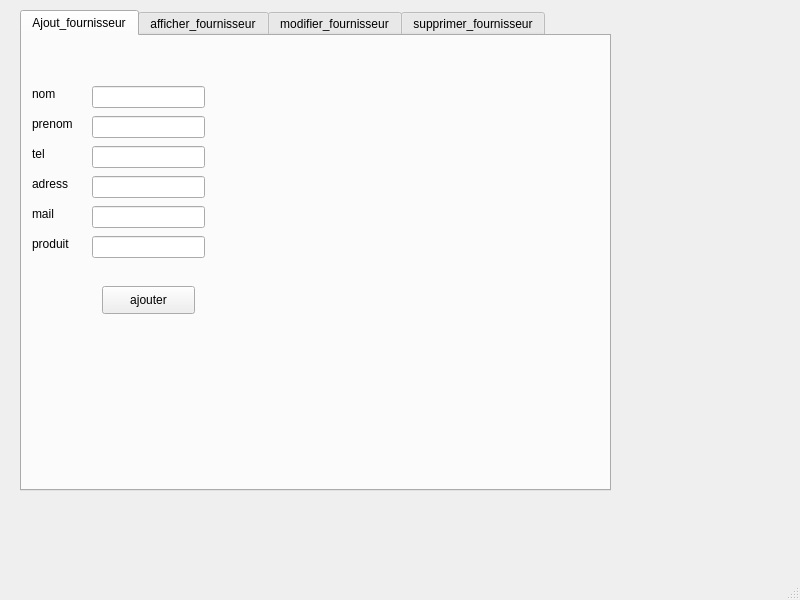
<?xml version="1.0" encoding="UTF-8"?>
<ui version="4.0">
 <class>MainWindow</class>
 <widget class="QMainWindow" name="MainWindow">
  <property name="geometry">
   <rect>
    <x>0</x>
    <y>0</y>
    <width>800</width>
    <height>600</height>
   </rect>
  </property>
  <property name="windowTitle">
   <string>MainWindow</string>
  </property>
  <widget class="QWidget" name="centralwidget">
   <widget class="QTabWidget" name="tabWidget">
    <property name="geometry">
     <rect>
      <x>20</x>
      <y>10</y>
      <width>591</width>
      <height>481</height>
     </rect>
    </property>
    <property name="currentIndex">
     <number>0</number>
    </property>
    <widget class="QWidget" name="tab">
     <attribute name="title">
      <string>Ajout_fournisseur</string>
     </attribute>
     <widget class="QLineEdit" name="lineEdit_mail">
      <property name="geometry">
       <rect>
        <x>70</x>
        <y>170</y>
        <width>113</width>
        <height>22</height>
       </rect>
      </property>
     </widget>
     <widget class="QLabel" name="label_5">
      <property name="geometry">
       <rect>
        <x>10</x>
        <y>170</y>
        <width>55</width>
        <height>16</height>
       </rect>
      </property>
      <property name="text">
       <string>mail</string>
      </property>
     </widget>
     <widget class="QLineEdit" name="lineEdit_tel">
      <property name="geometry">
       <rect>
        <x>70</x>
        <y>110</y>
        <width>113</width>
        <height>22</height>
       </rect>
      </property>
     </widget>
     <widget class="QLabel" name="label">
      <property name="geometry">
       <rect>
        <x>10</x>
        <y>50</y>
        <width>55</width>
        <height>16</height>
       </rect>
      </property>
      <property name="text">
       <string>nom</string>
      </property>
     </widget>
     <widget class="QLineEdit" name="lineEdit_nom">
      <property name="geometry">
       <rect>
        <x>70</x>
        <y>50</y>
        <width>113</width>
        <height>22</height>
       </rect>
      </property>
     </widget>
     <widget class="QLineEdit" name="lineEdit_prenom">
      <property name="geometry">
       <rect>
        <x>70</x>
        <y>80</y>
        <width>113</width>
        <height>22</height>
       </rect>
      </property>
     </widget>
     <widget class="QPushButton" name="pushButton_Ajout_fournisseur">
      <property name="geometry">
       <rect>
        <x>80</x>
        <y>250</y>
        <width>93</width>
        <height>28</height>
       </rect>
      </property>
      <property name="text">
       <string>ajouter</string>
      </property>
     </widget>
     <widget class="QLabel" name="label_3">
      <property name="geometry">
       <rect>
        <x>10</x>
        <y>110</y>
        <width>55</width>
        <height>16</height>
       </rect>
      </property>
      <property name="text">
       <string>tel</string>
      </property>
     </widget>
     <widget class="QLabel" name="label_2">
      <property name="geometry">
       <rect>
        <x>10</x>
        <y>80</y>
        <width>55</width>
        <height>16</height>
       </rect>
      </property>
      <property name="text">
       <string>prenom</string>
      </property>
     </widget>
     <widget class="QLabel" name="label_6">
      <property name="geometry">
       <rect>
        <x>10</x>
        <y>200</y>
        <width>55</width>
        <height>16</height>
       </rect>
      </property>
      <property name="text">
       <string>produit</string>
      </property>
     </widget>
     <widget class="QLineEdit" name="lineEdit_adress">
      <property name="geometry">
       <rect>
        <x>70</x>
        <y>140</y>
        <width>113</width>
        <height>22</height>
       </rect>
      </property>
     </widget>
     <widget class="QLineEdit" name="lineEdit_produit">
      <property name="geometry">
       <rect>
        <x>70</x>
        <y>200</y>
        <width>113</width>
        <height>22</height>
       </rect>
      </property>
     </widget>
     <widget class="QLabel" name="label_4">
      <property name="geometry">
       <rect>
        <x>10</x>
        <y>140</y>
        <width>55</width>
        <height>16</height>
       </rect>
      </property>
      <property name="text">
       <string>adress</string>
      </property>
     </widget>
    </widget>
    <widget class="QWidget" name="tab_3">
     <attribute name="title">
      <string>afficher_fournisseur</string>
     </attribute>
    </widget>
    <widget class="QWidget" name="tab_2">
     <attribute name="title">
      <string>modifier_fournisseur</string>
     </attribute>
    </widget>
    <widget class="QWidget" name="tab_4">
     <attribute name="title">
      <string>supprimer_fournisseur</string>
     </attribute>
    </widget>
   </widget>
  </widget>
  <widget class="QMenuBar" name="menubar">
   <property name="geometry">
    <rect>
     <x>0</x>
     <y>0</y>
     <width>800</width>
     <height>26</height>
    </rect>
   </property>
  </widget>
  <widget class="QStatusBar" name="statusbar"/>
 </widget>
 <resources/>
 <connections/>
</ui>
